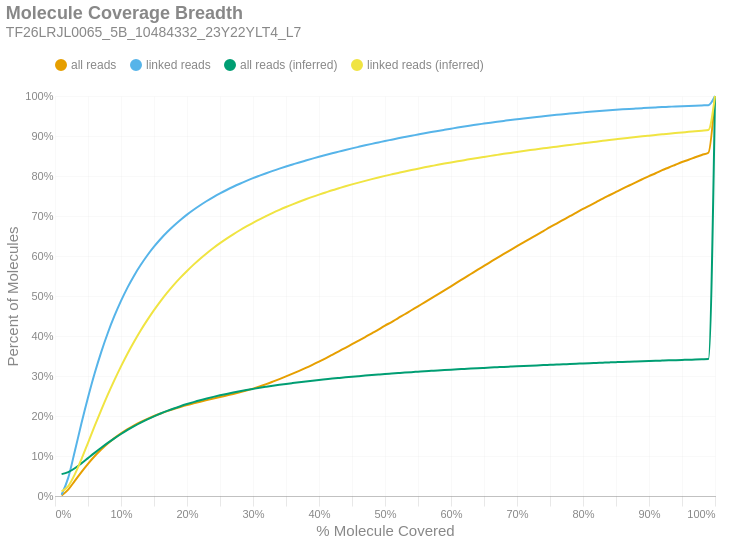

This figure's notebook cell:
### Markdown cell above
### Molecule Read Coverage
This chart shows molecule coverage breadth as computed by the number of bases aligned to that molecule. In other words, "*how much of each unique long molecule is actually sequenced/aligned?*" Keep in mind there is a distinction between sequences and alignments, since some sequences belonging to a particular molecule may not align well and wouldn't appear in the alignment data. This chart also shows molecule coverage breadth as computed by the *inferred fragment* from which the aligned sequences originate. Unlike read coverage, this calculation takes into account the total insert size, including unsequenced gaps between the forward and reverse reads. Like the previous figures, these are cumulative percents.

### Code cell
if SKIPLR:
    print_html(f"Skipped")
else:
    binned_df = consolidated_hist(valids['coverage_bp'], mask, 0.01, True)
    binned_df_inf = consolidated_hist(valids['coverage_inserts'], mask, 0.01, True)
    binned_df = binned_df.with_columns(pl.lit(binned_df_inf['all reads (cumsum)']).alias('all reads (inferred)'))
    binned_df = binned_df.with_columns(pl.lit(binned_df_inf['linked reads (cumsum)']).alias('linked reads (inferred)'))
    binned_df = binned_df.with_columns(
        (pl.col('bin').cast(pl.Float64) + 0.01).alias('right_edge')
    )

    with SafeRender(binned_df):
        (
            density_plot(binned_df, 'Molecule Coverage Breadth', samplename, 'molcov', ['all reads (inferred)','linked reads (inferred)'])
            .encode(
                #x=alt.X('bin:Q', title="% Molecule Covered").axis(format = '%').scale(padding=0),
                x=alt.X('right_edge:Q', title="% Molecule Covered").axis(format='%').scale(padding=0),
                y=alt.Y('value:Q', title='Percent of Molecules')
                    .axis(format='%')
                    .stack(False)
                    .scale(domainMin=0, padding=0),
                color=alt.Color("key:N").scale(domain = ["all reads", "linked reads", "all reads (inferred)", "linked reads (inferred)"]),
                tooltip = [
                    alt.Tooltip("key:N", title = "Data Type"),
                    alt.Tooltip("range_label:N", title="% Molecule Covered"),
                    alt.Tooltip("value:Q", format = ".2%", title="% Molecules")
                ]
            )
        ).display()

### Figure 1 — Vega-Lite specification as saved in the notebook (floating-point values rounded to 4 significant figures)
{"width": "container", "height": 400, "config": {"title": {"anchor": "start", "dy": -15, "fontSize": 18, "color": "#888888", "subtitleColor": "#888888", "subtitleFontSize": 14}, "arc": {"fill": "#0072B2"}, "axis": {"domainColor": "#888888", "domainWidth": 0.5, "gridWidth": 0.2, "grid": false, "titleFontWeight": 400, "titleFontSize": 15, "labelFontSize": 11, "labelColor": "#888888", "tickColor": "#888888", "tickWidth": 0.2, "titleColor": "#888888"}, "axisBand": {"grid": false}, "axisX": {"grid": true, "tickSize": 10, "domainCap": "round"}, "axisY": {"domain": false, "grid": true, "tickSize": 0, "domainCap": "round"}, "background": "transparent", "header": {"labelFontSize": 15, "labelColor": "#888888", "titleFontSize": 15, "titleFontWeight": 600, "titleColor": "#888888"}, "legend": {"labelFont": "sans-serif", "labelFontSize": 12, "labelColor": "#888888", "symbolSize": 100, "symbolType": "circle", "titleFontSize": 12, "titlePadding": 10, "titleColor": "#888888", "title": null, "orient": "top"}, "range": {"category": ["#E69F00", "#56B4E9", "#009E73", "#F0E442", "#0072B2", "#D55E00", "#CC79A7", "#000000"], "diverging": ["#cfe8f3", "#a2d4ec", "#73bfe2", "#46abdb", "#1696d2", "#12719e"]}, "area": {"fill": "#0072B2", "fillOpacity": 0.7, "line": true, "strokeOpacity": 0.7}, "line": {"color": "#0072B2", "stroke": "#0072B2", "strokeWidth": 2}, "trail": {"color": "#0072B2", "stroke": "#0072B2", "strokeWidth": 0, "size": 1}, "point": {"filled": true, "fillOpacity": 1.0, "size": 95}, "text": {"color": "#888888", "fontSize": 11, "align": "right", "fontWeight": 400, "size": 11}, "bar": {"fill": "#0072B2", "stroke": null}, "view": {"stroke": null, "continuousWidth": 660, "continuousHeight": 400}}, "data": {"name": "data-0ac1212bfc614946baf7eff14791498b"}, "mark": {"type": "line", "interpolate": "monotone", "point": {"opacity": 0, "size": 275}}, "encoding": {"color": {"field": "key", "scale": {"domain": ["all reads", "linked reads", "all reads (inferred)", "linked reads (inferred)"]}, "type": "nominal"}, "tooltip": [{"field": "key", "title": "Data Type", "type": "nominal"}, {"field": "range_label", "title": "% Molecule Covered", "type": "nominal"}, {"field": "value", "format": ".2%", "title": "% Molecules", "type": "quantitative"}], "x": {"axis": {"format": "%"}, "field": "right_edge", "scale": {"padding": 0}, "title": "% Molecule Covered", "type": "quantitative"}, "y": {"axis": {"format": "%"}, "field": "value", "scale": {"domainMin": 0, "padding": 0}, "stack": false, "title": "Percent of Molecules", "type": "quantitative"}}, "params": [{"name": "param_c36ac31b6afebe62", "select": {"type": "point", "fields": ["key"]}, "bind": "legend"}], "title": {"text": "Molecule Coverage Breadth", "subtitle": "TF26LRJL0065_5B_10484332_23Y22YLT4_L7"}, "transform": [{"fold": ["all reads (cumsum)", "linked reads (cumsum)", "all reads (inferred)", "linked reads (inferred)"]}, {"calculate": "replace(datum.key, ' (cumsum)', '')", "as": "key"}, {"filter": {"param": "param_c36ac31b6afebe62"}}], "usermeta": {"embedOptions": {"downloadFileName": "TF26LRJL0065_5B_10484332_23Y22YLT4_L7.molcov"}}, "$schema": "https://vega.github.io/schema/vega-lite/v6.4.1.json", "datasets": {"data-0ac1212bfc614946baf7eff14791498b": [{"bin": "0.0", "interval": "0.0-0.01", "all reads": 0.001444, "linked reads": 0.003033, "all reads (cumsum)": 0.001444, "linked reads (cumsum)": 0.003033, "range_label": "0.0-0.01", "all reads (inferred)": 0.05464, "linked reads (inferred)": 0.0115, "right_edge": 0.01}, {"bin": "0.01", "interval": "0.01-0.02", "all reads": 0.01452, "linked reads": 0.0422, "all reads (cumsum)": 0.01596, "linked reads (cumsum)": 0.04523, "range_label": "0.01-0.02", "all reads (inferred)": 0.05952, "linked reads (inferred)": 0.02457, "right_edge": 0.02}, {"bin": "0.02", "interval": "0.02-0.03", "all reads": 0.02177, "linked reads": 0.06652, "all reads (cumsum)": 0.03773, "linked reads (cumsum)": 0.1118, "range_label": "0.02-0.03", "all reads (inferred)": 0.06929, "linked reads (inferred)": 0.05392, "right_edge": 0.03}, {"bin": "0.03", "interval": "0.03-0.04", "all reads": 0.02212, "linked reads": 0.06933, "all reads (cumsum)": 0.05984, "linked reads (cumsum)": 0.1811, "range_label": "0.03-0.04", "all reads (inferred)": 0.08151, "linked reads (inferred)": 0.09179, "right_edge": 0.04}, {"bin": "0.04", "interval": "0.04-0.05", "all reads": 0.02064, "linked reads": 0.06505, "all reads (cumsum)": 0.08048, "linked reads (cumsum)": 0.2461, "range_label": "0.04-0.05", "all reads (inferred)": 0.0947, "linked reads (inferred)": 0.1331, "right_edge": 0.05}, {"bin": "0.05", "interval": "0.05-0.06", "all reads": 0.01893, "linked reads": 0.05998, "all reads (cumsum)": 0.09941, "linked reads (cumsum)": 0.3061, "range_label": "0.05-0.06", "all reads (inferred)": 0.1078, "linked reads (inferred)": 0.1745, "right_edge": 0.06}, {"bin": "0.06", "interval": "0.06-0.07", "all reads": 0.0169, "linked reads": 0.05365, "all reads (cumsum)": 0.1163, "linked reads (cumsum)": 0.3598, "range_label": "0.06-0.07", "all reads (inferred)": 0.1205, "linked reads (inferred)": 0.2148, "right_edge": 0.07}, {"bin": "0.07", "interval": "0.07-0.08", "all reads": 0.01504, "linked reads": 0.04781, "all reads (cumsum)": 0.1313, "linked reads (cumsum)": 0.4076, "range_label": "0.07-0.08", "all reads (inferred)": 0.1327, "linked reads (inferred)": 0.2533, "right_edge": 0.08}, {"bin": "0.08", "interval": "0.08-0.09", "all reads": 0.01339, "linked reads": 0.04244, "all reads (cumsum)": 0.1447, "linked reads (cumsum)": 0.45, "range_label": "0.08-0.09", "all reads (inferred)": 0.1441, "linked reads (inferred)": 0.2897, "right_edge": 0.09}, {"bin": "0.09", "interval": "0.09-0.1", "all reads": 0.01189, "linked reads": 0.03768, "all reads (cumsum)": 0.1566, "linked reads (cumsum)": 0.4877, "range_label": "0.09-0.1", "all reads (inferred)": 0.155, "linked reads (inferred)": 0.3242, "right_edge": 0.1}, {"bin": "0.1", "interval": "0.1-0.11", "all reads": 0.01074, "linked reads": 0.03391, "all reads (cumsum)": 0.1674, "linked reads (cumsum)": 0.5216, "range_label": "0.1-0.11", "all reads (inferred)": 0.1651, "linked reads (inferred)": 0.3565, "right_edge": 0.11}, {"bin": "0.11", "interval": "0.11-0.12", "all reads": 0.009503, "linked reads": 0.02993, "all reads (cumsum)": 0.1769, "linked reads (cumsum)": 0.5515, "range_label": "0.11-0.12", "all reads (inferred)": 0.1745, "linked reads (inferred)": 0.3863, "right_edge": 0.12}, {"bin": "0.12", "interval": "0.12-0.13", "all reads": 0.008474, "linked reads": 0.02647, "all reads (cumsum)": 0.1853, "linked reads (cumsum)": 0.578, "range_label": "0.12-0.13", "all reads (inferred)": 0.1833, "linked reads (inferred)": 0.4144, "right_edge": 0.13}, {"bin": "0.13", "interval": "0.13-0.14", "all reads": 0.007692, "linked reads": 0.02385, "all reads (cumsum)": 0.193, "linked reads (cumsum)": 0.6019, "range_label": "0.13-0.14", "all reads (inferred)": 0.1914, "linked reads (inferred)": 0.4402, "right_edge": 0.14}, {"bin": "0.14", "interval": "0.14-0.15", "all reads": 0.006963, "linked reads": 0.02137, "all reads (cumsum)": 0.2, "linked reads (cumsum)": 0.6232, "range_label": "0.14-0.15", "all reads (inferred)": 0.199, "linked reads (inferred)": 0.4646, "right_edge": 0.15}, {"bin": "0.15", "interval": "0.15-0.16", "all reads": 0.006299, "linked reads": 0.01919, "all reads (cumsum)": 0.2063, "linked reads (cumsum)": 0.6424, "range_label": "0.15-0.16", "all reads (inferred)": 0.2062, "linked reads (inferred)": 0.4873, "right_edge": 0.16}, {"bin": "0.16", "interval": "0.16-0.17", "all reads": 0.0058, "linked reads": 0.01739, "all reads (cumsum)": 0.2121, "linked reads (cumsum)": 0.6598, "range_label": "0.16-0.17", "all reads (inferred)": 0.2128, "linked reads (inferred)": 0.5084, "right_edge": 0.17}, {"bin": "0.17", "interval": "0.17-0.18", "all reads": 0.005371, "linked reads": 0.01583, "all reads (cumsum)": 0.2175, "linked reads (cumsum)": 0.6756, "range_label": "0.17-0.18", "all reads (inferred)": 0.2189, "linked reads (inferred)": 0.5278, "right_edge": 0.18}, {"bin": "0.18", "interval": "0.18-0.19", "all reads": 0.004999, "linked reads": 0.01442, "all reads (cumsum)": 0.2225, "linked reads (cumsum)": 0.6901, "range_label": "0.18-0.19", "all reads (inferred)": 0.2245, "linked reads (inferred)": 0.5459, "right_edge": 0.19}, {"bin": "0.19", "interval": "0.19-0.2", "all reads": 0.004738, "linked reads": 0.01348, "all reads (cumsum)": 0.2272, "linked reads (cumsum)": 0.7035, "range_label": "0.19-0.2", "all reads (inferred)": 0.2298, "linked reads (inferred)": 0.5626, "right_edge": 0.2}, {"bin": "0.2", "interval": "0.2-0.21", "all reads": 0.004332, "linked reads": 0.01212, "all reads (cumsum)": 0.2315, "linked reads (cumsum)": 0.7157, "range_label": "0.2-0.21", "all reads (inferred)": 0.2348, "linked reads (inferred)": 0.5784, "right_edge": 0.21}, {"bin": "0.21", "interval": "0.21-0.22", "all reads": 0.004161, "linked reads": 0.01126, "all reads (cumsum)": 0.2357, "linked reads (cumsum)": 0.7269, "range_label": "0.21-0.22", "all reads (inferred)": 0.2394, "linked reads (inferred)": 0.5933, "right_edge": 0.22}, {"bin": "0.22", "interval": "0.22-0.23", "all reads": 0.004046, "linked reads": 0.01054, "all reads (cumsum)": 0.2397, "linked reads (cumsum)": 0.7375, "range_label": "0.22-0.23", "all reads (inferred)": 0.2437, "linked reads (inferred)": 0.607, "right_edge": 0.23}, {"bin": "0.23", "interval": "0.23-0.24", "all reads": 0.003955, "linked reads": 0.009806, "all reads (cumsum)": 0.2437, "linked reads (cumsum)": 0.7473, "range_label": "0.23-0.24", "all reads (inferred)": 0.2478, "linked reads (inferred)": 0.62, "right_edge": 0.24}, {"bin": "0.24", "interval": "0.24-0.25", "all reads": 0.003857, "linked reads": 0.009188, "all reads (cumsum)": 0.2475, "linked reads (cumsum)": 0.7564, "range_label": "0.24-0.25", "all reads (inferred)": 0.2516, "linked reads (inferred)": 0.632, "right_edge": 0.25}, {"bin": "0.25", "interval": "0.25-0.26", "all reads": 0.003789, "linked reads": 0.008574, "all reads (cumsum)": 0.2513, "linked reads (cumsum)": 0.765, "range_label": "0.25-0.26", "all reads (inferred)": 0.2552, "linked reads (inferred)": 0.6435, "right_edge": 0.26}, {"bin": "0.26", "interval": "0.26-0.27", "all reads": 0.003828, "linked reads": 0.008067, "all reads (cumsum)": 0.2552, "linked reads (cumsum)": 0.7731, "range_label": "0.26-0.27", "all reads (inferred)": 0.2586, "linked reads (inferred)": 0.6542, "right_edge": 0.27}, {"bin": "0.27", "interval": "0.27-0.28", "all reads": 0.004047, "linked reads": 0.00753, "all reads (cumsum)": 0.2592, "linked reads (cumsum)": 0.7806, "range_label": "0.27-0.28", "all reads (inferred)": 0.2618, "linked reads (inferred)": 0.6644, "right_edge": 0.28}, {"bin": "0.28", "interval": "0.28-0.29", "all reads": 0.004342, "linked reads": 0.007135, "all reads (cumsum)": 0.2635, "linked reads (cumsum)": 0.7878, "range_label": "0.28-0.29", "all reads (inferred)": 0.2649, "linked reads (inferred)": 0.674, "right_edge": 0.29}, {"bin": "0.29", "interval": "0.29-0.3", "all reads": 0.004827, "linked reads": 0.006778, "all reads (cumsum)": 0.2684, "linked reads (cumsum)": 0.7945, "range_label": "0.29-0.3", "all reads (inferred)": 0.2677, "linked reads (inferred)": 0.683, "right_edge": 0.3}, {"bin": "0.3", "interval": "0.3-0.31", "all reads": 0.005254, "linked reads": 0.006312, "all reads (cumsum)": 0.2736, "linked reads (cumsum)": 0.8008, "range_label": "0.3-0.31", "all reads (inferred)": 0.2705, "linked reads (inferred)": 0.6918, "right_edge": 0.31}, {"bin": "0.31", "interval": "0.31-0.32", "all reads": 0.005911, "linked reads": 0.006145, "all reads (cumsum)": 0.2795, "linked reads (cumsum)": 0.807, "range_label": "0.31-0.32", "all reads (inferred)": 0.2731, "linked reads (inferred)": 0.7, "right_edge": 0.32}, {"bin": "0.32", "interval": "0.32-0.33", "all reads": 0.006271, "linked reads": 0.005946, "all reads (cumsum)": 0.2858, "linked reads (cumsum)": 0.8129, "range_label": "0.32-0.33", "all reads (inferred)": 0.2756, "linked reads (inferred)": 0.7079, "right_edge": 0.33}, {"bin": "0.33", "interval": "0.33-0.34", "all reads": 0.006436, "linked reads": 0.005601, "all reads (cumsum)": 0.2922, "linked reads (cumsum)": 0.8185, "range_label": "0.33-0.34", "all reads (inferred)": 0.278, "linked reads (inferred)": 0.7154, "right_edge": 0.34}, {"bin": "0.34", "interval": "0.34-0.35", "all reads": 0.006703, "linked reads": 0.005318, "all reads (cumsum)": 0.299, "linked reads (cumsum)": 0.8239, "range_label": "0.34-0.35", "all reads (inferred)": 0.2802, "linked reads (inferred)": 0.7225, "right_edge": 0.35}, {"bin": "0.35", "interval": "0.35-0.36", "all reads": 0.006857, "linked reads": 0.005054, "all reads (cumsum)": 0.3058, "linked reads (cumsum)": 0.8289, "range_label": "0.35-0.36", "all reads (inferred)": 0.2823, "linked reads (inferred)": 0.7292, "right_edge": 0.36}, {"bin": "0.36", "interval": "0.36-0.37", "all reads": 0.007056, "linked reads": 0.005014, "all reads (cumsum)": 0.3129, "linked reads (cumsum)": 0.8339, "range_label": "0.36-0.37", "all reads (inferred)": 0.2844, "linked reads (inferred)": 0.7356, "right_edge": 0.37}, {"bin": "0.37", "interval": "0.37-0.38", "all reads": 0.007252, "linked reads": 0.004773, "all reads (cumsum)": 0.3201, "linked reads (cumsum)": 0.8387, "range_label": "0.37-0.38", "all reads (inferred)": 0.2863, "linked reads (inferred)": 0.7419, "right_edge": 0.38}, {"bin": "0.38", "interval": "0.38-0.39", "all reads": 0.007634, "linked reads": 0.004709, "all reads (cumsum)": 0.3278, "linked reads (cumsum)": 0.8434, "range_label": "0.38-0.39", "all reads (inferred)": 0.2882, "linked reads (inferred)": 0.7479, "right_edge": 0.39}, {"bin": "0.39", "interval": "0.39-0.4", "all reads": 0.008172, "linked reads": 0.004659, "all reads (cumsum)": 0.3359, "linked reads (cumsum)": 0.8481, "range_label": "0.39-0.4", "all reads (inferred)": 0.29, "linked reads (inferred)": 0.7535, "right_edge": 0.4}, {"bin": "0.4", "interval": "0.4-0.41", "all reads": 0.008349, "linked reads": 0.004384, "all reads (cumsum)": 0.3443, "linked reads (cumsum)": 0.8524, "range_label": "0.4-0.41", "all reads (inferred)": 0.2917, "linked reads (inferred)": 0.7589, "right_edge": 0.41}, {"bin": "0.41", "interval": "0.41-0.42", "all reads": 0.008693, "linked reads": 0.004353, "all reads (cumsum)": 0.353, "linked reads (cumsum)": 0.8568, "range_label": "0.41-0.42", "all reads (inferred)": 0.2935, "linked reads (inferred)": 0.7643, "right_edge": 0.42}, {"bin": "0.42", "interval": "0.42-0.43", "all reads": 0.008833, "linked reads": 0.0041, "all reads (cumsum)": 0.3618, "linked reads (cumsum)": 0.8609, "range_label": "0.42-0.43", "all reads (inferred)": 0.2951, "linked reads (inferred)": 0.7693, "right_edge": 0.43}, {"bin": "0.43", "interval": "0.43-0.44", "all reads": 0.008752, "linked reads": 0.004123, "all reads (cumsum)": 0.3706, "linked reads (cumsum)": 0.865, "range_label": "0.43-0.44", "all reads (inferred)": 0.2967, "linked reads (inferred)": 0.7743, "right_edge": 0.44}, {"bin": "0.44", "interval": "0.44-0.45", "all reads": 0.008921, "linked reads": 0.004025, "all reads (cumsum)": 0.3795, "linked reads (cumsum)": 0.869, "range_label": "0.44-0.45", "all reads (inferred)": 0.2981, "linked reads (inferred)": 0.779, "right_edge": 0.45}, {"bin": "0.45", "interval": "0.45-0.46", "all reads": 0.00884, "linked reads": 0.003848, "all reads (cumsum)": 0.3883, "linked reads (cumsum)": 0.8729, "range_label": "0.45-0.46", "all reads (inferred)": 0.2996, "linked reads (inferred)": 0.7835, "right_edge": 0.46}, {"bin": "0.46", "interval": "0.46-0.47", "all reads": 0.009009, "linked reads": 0.00376, "all reads (cumsum)": 0.3973, "linked reads (cumsum)": 0.8767, "range_label": "0.46-0.47", "all reads (inferred)": 0.301, "linked reads (inferred)": 0.7879, "right_edge": 0.47}, {"bin": "0.47", "interval": "0.47-0.48", "all reads": 0.009356, "linked reads": 0.003683, "all reads (cumsum)": 0.4067, "linked reads (cumsum)": 0.8803, "range_label": "0.47-0.48", "all reads (inferred)": 0.3023, "linked reads (inferred)": 0.7921, "right_edge": 0.48}, {"bin": "0.48", "interval": "0.48-0.49", "all reads": 0.008989, "linked reads": 0.003561, "all reads (cumsum)": 0.4157, "linked reads (cumsum)": 0.8839, "range_label": "0.48-0.49", "all reads (inferred)": 0.3037, "linked reads (inferred)": 0.7963, "right_edge": 0.49}, {"bin": "0.49", "interval": "0.49-0.5", "all reads": 0.01031, "linked reads": 0.003627, "all reads (cumsum)": 0.426, "linked reads (cumsum)": 0.8875, "range_label": "0.49-0.5", "all reads (inferred)": 0.305, "linked reads (inferred)": 0.8003, "right_edge": 0.5}, {"bin": "0.5", "interval": "0.5-0.51", "all reads": 0.008845, "linked reads": 0.003337, "all reads (cumsum)": 0.4348, "linked reads (cumsum)": 0.8909, "range_label": "0.5-0.51", "all reads (inferred)": 0.3061, "linked reads (inferred)": 0.804, "right_edge": 0.51}, {"bin": "0.51", "interval": "0.51-0.52", "all reads": 0.009963, "linked reads": 0.003344, "all reads (cumsum)": 0.4448, "linked reads (cumsum)": 0.8942, "range_label": "0.51-0.52", "all reads (inferred)": 0.3073, "linked reads (inferred)": 0.8077, "right_edge": 0.52}, {"bin": "0.52", "interval": "0.52-0.53", "all reads": 0.009601, "linked reads": 0.003215, "all reads (cumsum)": 0.4544, "linked reads (cumsum)": 0.8974, "range_label": "0.52-0.53", "all reads (inferred)": 0.3085, "linked reads (inferred)": 0.8114, "right_edge": 0.53}, {"bin": "0.53", "interval": "0.53-0.54", "all reads": 0.00999, "linked reads": 0.003161, "all reads (cumsum)": 0.4644, "linked reads (cumsum)": 0.9006, "range_label": "0.53-0.54", "all reads (inferred)": 0.3097, "linked reads (inferred)": 0.8149, "right_edge": 0.54}, {"bin": "0.54", "interval": "0.54-0.55", "all reads": 0.009782, "linked reads": 0.003127, "all reads (cumsum)": 0.4742, "linked reads (cumsum)": 0.9037, "range_label": "0.54-0.55", "all reads (inferred)": 0.3107, "linked reads (inferred)": 0.8183, "right_edge": 0.55}, {"bin": "0.55", "interval": "0.55-0.56", "all reads": 0.0101, "linked reads": 0.003156, "all reads (cumsum)": 0.4843, "linked reads (cumsum)": 0.9069, "range_label": "0.55-0.56", "all reads (inferred)": 0.3118, "linked reads (inferred)": 0.8216, "right_edge": 0.56}, {"bin": "0.56", "interval": "0.56-0.57", "all reads": 0.009858, "linked reads": 0.002947, "all reads (cumsum)": 0.4941, "linked reads (cumsum)": 0.9098, "range_label": "0.56-0.57", "all reads (inferred)": 0.3128, "linked reads (inferred)": 0.8248, "right_edge": 0.57}, {"bin": "0.57", "interval": "0.57-0.58", "all reads": 0.009751, "linked reads": 0.002831, "all reads (cumsum)": 0.5039, "linked reads (cumsum)": 0.9126, "range_label": "0.57-0.58", "all reads (inferred)": 0.3139, "linked reads (inferred)": 0.828, "right_edge": 0.58}, {"bin": "0.58", "interval": "0.58-0.59", "all reads": 0.01002, "linked reads": 0.002806, "all reads (cumsum)": 0.5139, "linked reads (cumsum)": 0.9155, "range_label": "0.58-0.59", "all reads (inferred)": 0.3148, "linked reads (inferred)": 0.8311, "right_edge": 0.59}, {"bin": "0.59", "interval": "0.59-0.6", "all reads": 0.01036, "linked reads": 0.002797, "all reads (cumsum)": 0.5242, "linked reads (cumsum)": 0.9182, "range_label": "0.59-0.6", "all reads (inferred)": 0.3158, "linked reads (inferred)": 0.834, "right_edge": 0.6}, {"bin": "0.6", "interval": "0.6-0.61", "all reads": 0.0102, "linked reads": 0.002778, "all reads (cumsum)": 0.5344, "linked reads (cumsum)": 0.921, "range_label": "0.6-0.61", "all reads (inferred)": 0.3167, "linked reads (inferred)": 0.8369, "right_edge": 0.61}, {"bin": "0.61", "interval": "0.61-0.62", "all reads": 0.01044, "linked reads": 0.002613, "all reads (cumsum)": 0.5449, "linked reads (cumsum)": 0.9236, "range_label": "0.61-0.62", "all reads (inferred)": 0.3176, "linked reads (inferred)": 0.8396, "right_edge": 0.62}, {"bin": "0.62", "interval": "0.62-0.63", "all reads": 0.01014, "linked reads": 0.002498, "all reads (cumsum)": 0.555, "linked reads (cumsum)": 0.9261, "range_label": "0.62-0.63", "all reads (inferred)": 0.3185, "linked reads (inferred)": 0.8424, "right_edge": 0.63}, {"bin": "0.63", "interval": "0.63-0.64", "all reads": 0.01015, "linked reads": 0.002581, "all reads (cumsum)": 0.5652, "linked reads (cumsum)": 0.9287, "range_label": "0.63-0.64", "all reads (inferred)": 0.3194, "linked reads (inferred)": 0.8451, "right_edge": 0.64}, {"bin": "0.64", "interval": "0.64-0.65", "all reads": 0.009934, "linked reads": 0.002345, "all reads (cumsum)": 0.5751, "linked reads (cumsum)": 0.9311, "range_label": "0.64-0.65", "all reads (inferred)": 0.3203, "linked reads (inferred)": 0.8477, "right_edge": 0.65}, {"bin": "0.65", "interval": "0.65-0.66", "all reads": 0.0103, "linked reads": 0.002344, "all reads (cumsum)": 0.5854, "linked reads (cumsum)": 0.9334, "range_label": "0.65-0.66", "all reads (inferred)": 0.3211, "linked reads (inferred)": 0.8503, "right_edge": 0.66}, {"bin": "0.66", "interval": "0.66-0.67", "all reads": 0.009665, "linked reads": 0.0022, "all reads (cumsum)": 0.5951, "linked reads (cumsum)": 0.9356, "range_label": "0.66-0.67", "all reads (inferred)": 0.3219, "linked reads (inferred)": 0.8528, "right_edge": 0.67}, {"bin": "0.67", "interval": "0.67-0.68", "all reads": 0.01001, "linked reads": 0.00218, "all reads (cumsum)": 0.6051, "linked reads (cumsum)": 0.9378, "range_label": "0.67-0.68", "all reads (inferred)": 0.3228, "linked reads (inferred)": 0.8553, "right_edge": 0.68}, {"bin": "0.68", "interval": "0.68-0.69", "all reads": 0.009722, "linked reads": 0.002167, "all reads (cumsum)": 0.6148, "linked reads (cumsum)": 0.94, "range_label": "0.68-0.69", "all reads (inferred)": 0.3235, "linked reads (inferred)": 0.8577, "right_edge": 0.69}, {"bin": "0.69", "interval": "0.69-0.7", "all reads": 0.009786, "linked reads": 0.001947, "all reads (cumsum)": 0.6246, "linked reads (cumsum)": 0.9419, "range_label": "0.69-0.7", "all reads (inferred)": 0.3243, "linked reads (inferred)": 0.8601, "right_edge": 0.7}, {"bin": "0.7", "interval": "0.7-0.71", "all reads": 0.009444, "linked reads": 0.001969, "all reads (cumsum)": 0.634, "linked reads (cumsum)": 0.9439, "range_label": "0.7-0.71", "all reads (inferred)": 0.3251, "linked reads (inferred)": 0.8625, "right_edge": 0.71}, {"bin": "0.71", "interval": "0.71-0.72", "all reads": 0.009447, "linked reads": 0.001862, "all reads (cumsum)": 0.6435, "linked reads (cumsum)": 0.9457, "range_label": "0.71-0.72", "all reads (inferred)": 0.3258, "linked reads (inferred)": 0.8648, "right_edge": 0.72}, {"bin": "0.72", "interval": "0.72-0.73", "all reads": 0.009586, "linked reads": 0.001859, "all reads (cumsum)": 0.6531, "linked reads (cumsum)": 0.9476, "range_label": "0.72-0.73", "all reads (inferred)": 0.3265, "linked reads (inferred)": 0.8669, "right_edge": 0.73}, {"bin": "0.73", "interval": "0.73-0.74", "all reads": 0.009333, "linked reads": 0.001801, "all reads (cumsum)": 0.6624, "linked reads (cumsum)": 0.9494, "range_label": "0.73-0.74", "all reads (inferred)": 0.3272, "linked reads (inferred)": 0.8691, "right_edge": 0.74}, {"bin": "0.74", "interval": "0.74-0.75", "all reads": 0.009759, "linked reads": 0.001798, "all reads (cumsum)": 0.6722, "linked reads (cumsum)": 0.9512, "range_label": "0.74-0.75", "all reads (inferred)": 0.3279, "linked reads (inferred)": 0.8712, "right_edge": 0.75}, {"bin": "0.75", "interval": "0.75-0.76", "all reads": 0.009033, "linked reads": 0.001651, "all reads (cumsum)": 0.6812, "linked reads (cumsum)": 0.9528, "range_label": "0.75-0.76", "all reads (inferred)": 0.3286, "linked reads (inferred)": 0.8734, "right_edge": 0.76}, {"bin": "0.76", "interval": "0.76-0.77", "all reads": 0.009156, "linked reads": 0.00158, "all reads (cumsum)": 0.6904, "linked reads (cumsum)": 0.9544, "range_label": "0.76-0.77", "all reads (inferred)": 0.3293, "linked reads (inferred)": 0.8755, "right_edge": 0.77}, {"bin": "0.77", "interval": "0.77-0.78", "all reads": 0.009184, "linked reads": 0.00159, "all reads (cumsum)": 0.6995, "linked reads (cumsum)": 0.956, "range_label": "0.77-0.78", "all reads (inferred)": 0.33, "linked reads (inferred)": 0.8776, "right_edge": 0.78}, {"bin": "0.78", "interval": "0.78-0.79", "all reads": 0.00884, "linked reads": 0.001503, "all reads (cumsum)": 0.7084, "linked reads (cumsum)": 0.9575, "range_label": "0.78-0.79", "all reads (inferred)": 0.3307, "linked reads (inferred)": 0.8797, "right_edge": 0.79}, {"bin": "0.79", "interval": "0.79-0.8", "all reads": 0.009361, "linked reads": 0.001545, "all reads (cumsum)": 0.7177, "linked reads (cumsum)": 0.9591, "range_label": "0.79-0.8", "all reads (inferred)": 0.3314, "linked reads (inferred)": 0.8819, "right_edge": 0.8}, {"bin": "0.8", "interval": "0.8-0.81", "all reads": 0.00844, "linked reads": 0.001298, "all reads (cumsum)": 0.7262, "linked reads (cumsum)": 0.9604, "range_label": "0.8-0.81", "all reads (inferred)": 0.332, "linked reads (inferred)": 0.8839, "right_edge": 0.81}, {"bin": "0.81", "interval": "0.81-0.82", "all reads": 0.008613, "linked reads": 0.001408, "all reads (cumsum)": 0.7348, "linked reads (cumsum)": 0.9618, "range_label": "0.81-0.82", "all reads (inferred)": 0.3327, "linked reads (inferred)": 0.8859, "right_edge": 0.82}, {"bin": "0.82", "interval": "0.82-0.83", "all reads": 0.008738, "linked reads": 0.001297, "all reads (cumsum)": 0.7435, "linked reads (cumsum)": 0.9631, "range_label": "0.82-0.83", "all reads (inferred)": 0.3333, "linked reads (inferred)": 0.8879, "right_edge": 0.83}, {"bin": "0.83", "interval": "0.83-0.84", "all reads": 0.008341, "linked reads": 0.001239, "all reads (cumsum)": 0.7519, "linked reads (cumsum)": 0.9643, "range_label": "0.83-0.84", "all reads (inferred)": 0.334, "linked reads (inferred)": 0.8899, "right_edge": 0.84}, {"bin": "0.84", "interval": "0.84-0.85", "all reads": 0.008233, "linked reads": 0.001166, "all reads (cumsum)": 0.7601, "linked reads (cumsum)": 0.9655, "range_label": "0.84-0.85", "all reads (inferred)": 0.3346, "linked reads (inferred)": 0.8918, "right_edge": 0.85}, {"bin": "0.85", "interval": "0.85-0.86", "all reads": 0.008201, "linked reads": 0.001103, "all reads (cumsum)": 0.7683, "linked reads (cumsum)": 0.9666, "range_label": "0.85-0.86", "all reads (inferred)": 0.3352, "linked reads (inferred)": 0.8938, "right_edge": 0.86}, {"bin": "0.86", "interval": "0.86-0.87", "all reads": 0.007981, "linked reads": 0.001058, "all reads (cumsum)": 0.7763, "linked reads (cumsum)": 0.9676, "range_label": "0.86-0.87", "all reads (inferred)": 0.3358, "linked reads (inferred)": 0.8956, "right_edge": 0.87}, {"bin": "0.87", "interval": "0.87-0.88", "all reads": 0.008016, "linked reads": 0.0009999, "all reads (cumsum)": 0.7843, "linked reads (cumsum)": 0.9686, "range_label": "0.87-0.88", "all reads (inferred)": 0.3364, "linked reads (inferred)": 0.8974, "right_edge": 0.88}, {"bin": "0.88", "interval": "0.88-0.89", "all reads": 0.007769, "linked reads": 0.0009889, "all reads (cumsum)": 0.7921, "linked reads (cumsum)": 0.9696, "range_label": "0.88-0.89", "all reads (inferred)": 0.3369, "linked reads (inferred)": 0.8991, "right_edge": 0.89}, {"bin": "0.89", "interval": "0.89-0.9", "all reads": 0.007652, "linked reads": 0.00095, "all reads (cumsum)": 0.7997, "linked reads (cumsum)": 0.9706, "range_label": "0.89-0.9", "all reads (inferred)": 0.3375, "linked reads (inferred)": 0.9008, "right_edge": 0.9}, {"bin": "0.9", "interval": "0.9-0.91", "all reads": 0.00711, "linked reads": 0.0008779, "all reads (cumsum)": 0.8068, "linked reads (cumsum)": 0.9714, "range_label": "0.9-0.91", "all reads (inferred)": 0.338, "linked reads (inferred)": 0.9025, "right_edge": 0.91}, {"bin": "0.91", "interval": "0.91-0.92", "all reads": 0.007883, "linked reads": 0.0008657, "all reads (cumsum)": 0.8147, "linked reads (cumsum)": 0.9723, "range_label": "0.91-0.92", "all reads (inferred)": 0.3386, "linked reads (inferred)": 0.9042, "right_edge": 0.92}, {"bin": "0.92", "interval": "0.92-0.93", "all reads": 0.006515, "linked reads": 0.0007591, "all reads (cumsum)": 0.8212, "linked reads (cumsum)": 0.9731, "range_label": "0.92-0.93", "all reads (inferred)": 0.3391, "linked reads (inferred)": 0.9058, "right_edge": 0.93}, {"bin": "0.93", "interval": "0.93-0.94", "all reads": 0.006861, "linked reads": 0.0008068, "all reads (cumsum)": 0.8281, "linked reads (cumsum)": 0.9739, "range_label": "0.93-0.94", "all reads (inferred)": 0.3396, "linked reads (inferred)": 0.9073, "right_edge": 0.94}, {"bin": "0.94", "interval": "0.94-0.95", "all reads": 0.006859, "linked reads": 0.0007236, "all reads (cumsum)": 0.8349, "linked reads (cumsum)": 0.9746, "range_label": "0.94-0.95", "all reads (inferred)": 0.3401, "linked reads (inferred)": 0.9088, "right_edge": 0.95}, {"bin": "0.95", "interval": "0.95-0.96", "all reads": 0.005621, "linked reads": 0.0006792, "all reads (cumsum)": 0.8406, "linked reads (cumsum)": 0.9753, "range_label": "0.95-0.96", "all reads (inferred)": 0.3406, "linked reads (inferred)": 0.9104, "right_edge": 0.96}, {"bin": "0.96", "interval": "0.96-0.97", "all reads": 0.006158, "linked reads": 0.0006426, "all reads (cumsum)": 0.8467, "linked reads (cumsum)": 0.9759, "range_label": "0.96-0.97", "all reads (inferred)": 0.3411, "linked reads (inferred)": 0.9118, "right_edge": 0.97}, {"bin": "0.97", "interval": "0.97-0.98", "all reads": 0.005897, "linked reads": 0.0006115, "all reads (cumsum)": 0.8526, "linked reads (cumsum)": 0.9765, "range_label": "0.97-0.98", "all reads (inferred)": 0.3417, "linked reads (inferred)": 0.9133, "right_edge": 0.98}, {"bin": "0.98", "interval": "0.98-0.99", "all reads": 0.00549, "linked reads": 0.0005871, "all reads (cumsum)": 0.8581, "linked reads (cumsum)": 0.9771, "range_label": "0.98-0.99", "all reads (inferred)": 0.3422, "linked reads (inferred)": 0.915, "right_edge": 0.99}, {"bin": "0.99", "interval": "0.99-1.0", "all reads": 0.1419, "linked reads": 0.02288, "all reads (cumsum)": 1.0, "linked reads (cumsum)": 1.0, "range_label": "0.99-1.0", "all reads (inferred)": 1.0, "linked reads (inferred)": 1.0, "right_edge": 1.0}]}}
